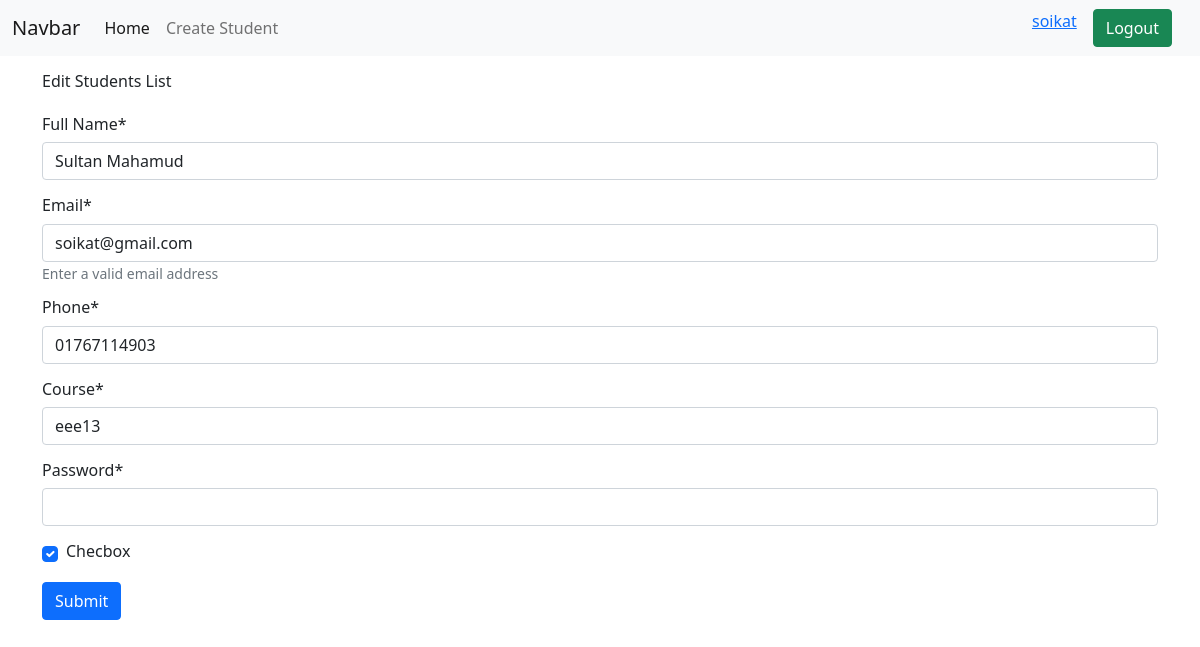
/edit/3/ (signed in), run on an earlier commit of the app's database.
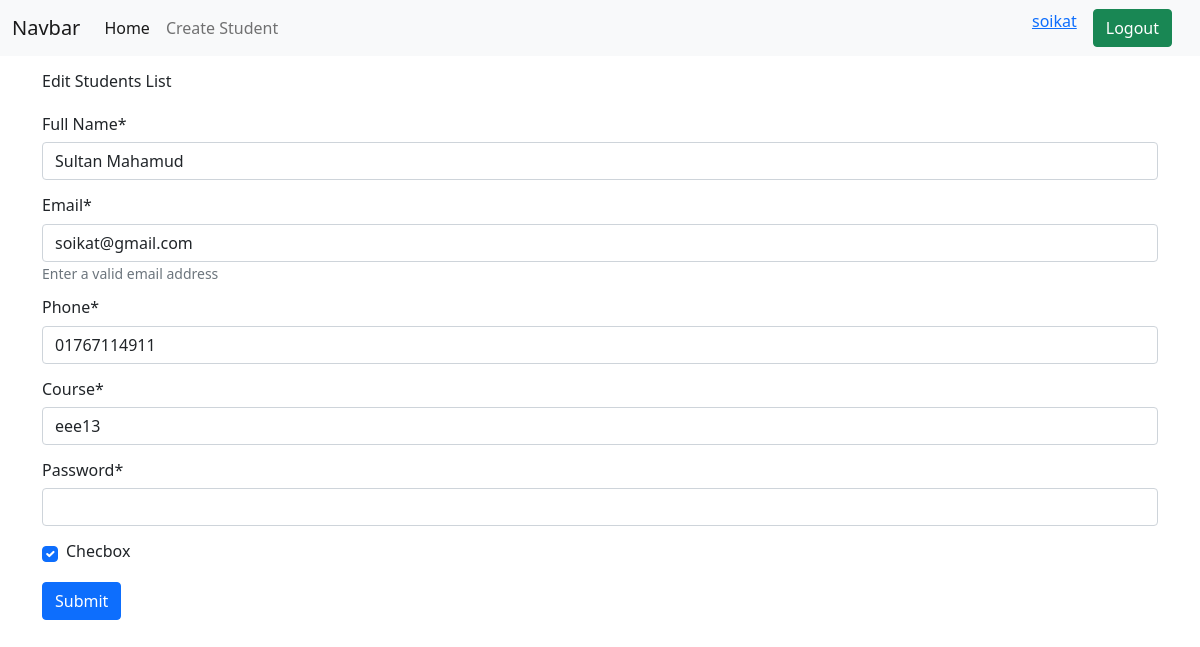
And on a later commit of the database.
### students/models.py (models this page shows, shortened)
class Student(models.Model):
    name = models.CharField(max_length=200)
    email = models.EmailField()
    phone = models.CharField(max_length=15)
    course = models.CharField(max_length=100)
    password = models.CharField(max_length=10)
    checbox = models.BooleanField()
    user = models.ForeignKey(User, null = True, blank = True,on_delete = models.CASCADE)

### students/views.py (the view, shortened to what this page needs)
# urls.py: path('edit/<int:id>/', views.UpdaeStudent.as_view(), name='update_student'),
class UpdaeStudent(LoginRequiredMixin,UpdateView):
    form_class = forms.StudentForm
    model = models.Student
    template_name ='students/create_student.html'
    success_url = reverse_lazy('home')
    pk_url_kwarg = 'id'
    def get_context_data(self, **kwargs):
        context = super().get_context_data(**kwargs)
        context['edit'] = True
        return context

### students/forms.py
class StudentForm(forms.ModelForm):
    password = forms.CharField(widget=forms.PasswordInput)
    class Meta:
        model = models.Student
        exclude = ['user']
        labels = {
            'name': 'Full Name',
        }
        help_texts = {
            'email': 'Enter a valid email address',
        }

### students/templates/students/create_student.html (shortened to what this page needs)
{% extends "base.html" %}
{% load crispy_forms_tags %}
{% block content %}
{% if edit %}
<h6 class="py-3 container">
  Edit Students List
  <h6>
    {% else %}
    <h6 class="py-3 container">
      Create New Students List
      <h6>
        {% endif %}
        <form class="container" method="post" novalidate>
          {% csrf_token %} {{form | crispy }}
          <button type="Submit" class="btn btn-primary">Submit</button>
        </form>
        {% endblock %}

What changed in the data, as far as the page shows it:
changed Student "Sultan Mahamud": phone "01767114903" → "01767114911"
